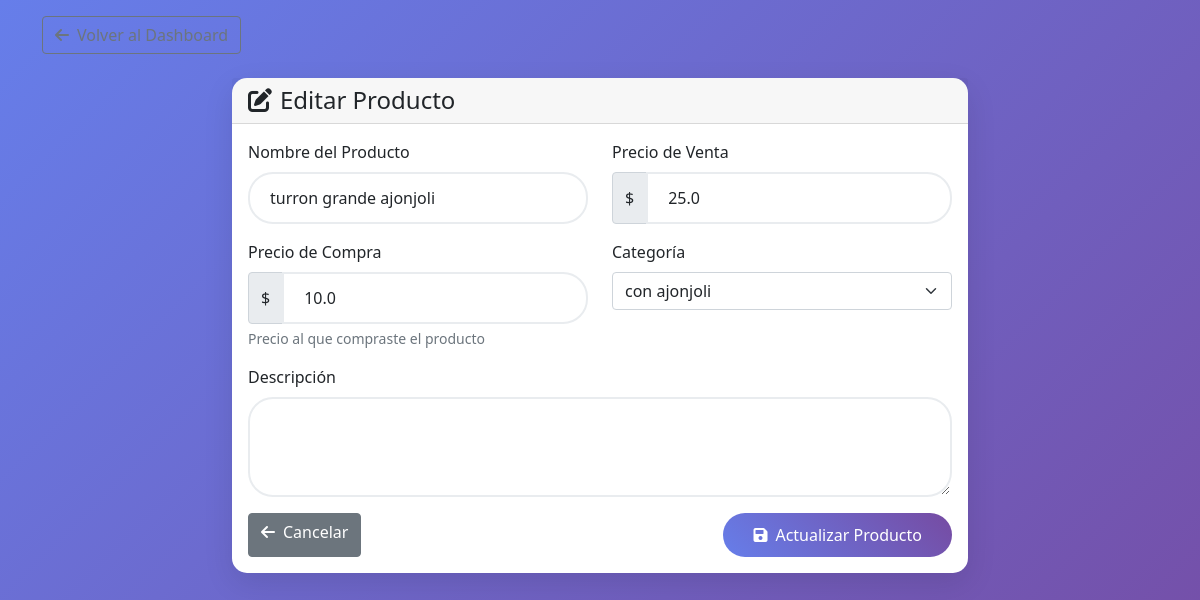
The app's page /productos/editar/1 (signed in) with its own data.
### app.py (models this page shows, shortened)
class Producto(db.Model):
    __tablename__ = 'producto'
    id = db.Column(db.Integer, primary_key=True)
    nombre = db.Column(db.String(100), nullable=False)
    descripcion = db.Column(db.Text)
    precio = db.Column(db.Float, nullable=False)  # Precio de venta
    precio_compra = db.Column(db.Float, nullable=False)  # Precio de compra
    categoria_id = db.Column(db.Integer, db.ForeignKey('categoria.id'), nullable=False)
    stock = db.relationship('Stock', backref='producto', uselist=False)
    ventas = db.relationship('Venta', secondary='venta_producto', back_populates='productos')

class Categoria(db.Model):
    __tablename__ = 'categoria'
    id = db.Column(db.Integer, primary_key=True)
    nombre = db.Column(db.String(100), nullable=False)
    descripcion = db.Column(db.Text)
    productos = db.relationship('Producto', backref='categoria', lazy=True)

### app.py (the view, shortened to what this page needs)
@app.route('/productos/editar/<int:producto_id>', methods=['GET', 'POST'])
@login_required
def editar_producto(producto_id):
    producto = Producto.query.get_or_404(producto_id)
    categorias = Categoria.query.all()
    return render_template('editar_producto.html', producto=producto, categorias=categorias)

### app.py (called while the page is built)
@login_manager.user_loader
def load_user(user_id):
    return Usuario.query.get(int(user_id))

### templates/editar_producto.html (shortened to what this page needs)
{% extends "base.html" %}
{% block content %}
<div class="row justify-content-center">
    <div class="col-md-8">
        <div class="card mt-4">
            <div class="card-header">
                <h4 class="mb-0"><i class="fas fa-edit me-2"></i>Editar Producto</h4>
            </div>
            <div class="card-body">
                <form method="POST">
                    <div class="row">
                        <div class="col-md-6 mb-3">
                            <label for="nombre" class="form-label">Nombre del Producto</label>
                            <input type="text" class="form-control" id="nombre" name="nombre"
                                   value="{{ producto.nombre }}" required>
                        </div>
                        <div class="col-md-6 mb-3">
                            <label for="precio" class="form-label">Precio de Venta</label>
                            <div class="input-group">
                                <span class="input-group-text">$</span>
                                <input type="number" class="form-control" id="precio" name="precio"
                                       step="0.01" min="0" value="{{ producto.precio }}" required>
                            </div>
                        </div>
                    </div>
                    <div class="row">
                        <div class="col-md-6 mb-3">
                            <label for="precio_compra" class="form-label">Precio de Compra</label>
                            <div class="input-group">
                                <span class="input-group-text">$</span>
                                <input type="number" class="form-control" id="precio_compra" name="precio_compra"
                                       step="0.01" min="0" value="{{ producto.precio_compra }}" required>
                            </div>
                            <div class="form-text">Precio al que compraste el producto</div>
                        </div>
                        <div class="col-md-6 mb-3">
                            <label for="categoria_id" class="form-label">Categoría</label>
                            <select class="form-select" id="categoria_id" name="categoria_id" required>
                                {% for categoria in categorias %}
                                <option value="{{ categoria.id }}"
                                        {% if categoria.id == producto.categoria_id %}selected{% endif %}>
                                    {{ categoria.nombre }}
                                </option>
                                {% endfor %}
                            </select>
                        </div>
                    </div>
                    <div class="mb-3">
                        <label for="descripcion" class="form-label">Descripción</label>
                        <textarea class="form-control" id="descripcion" name="descripcion" rows="3">{{ producto.descripcion }}</textarea>
                    </div>
                    <div class="d-flex justify-content-between">
                        <a href="{{ url_for('productos') }}" class="btn btn-secondary">
                            <i class="fas fa-arrow-left me-2"></i>Cancelar
                        </a>
                        <button type="submit" class="btn btn-primary">
                            <i class="fas fa-save me-2"></i>Actualizar Producto
                        </button>
                    </div>
                </form>
            </div>
        </div>
    </div>
</div>
{% endblock %}

### templates/base.html (style rules this page uses)
body { background: linear-gradient(135deg, #667eea 0%, #764ba2 100%); min-height: 100vh; }
.card { border: none; border-radius: 15px; box-shadow: 0 10px 30px rgba(0,0,0,0.1); }
.btn-primary { background: linear-gradient(45deg, #667eea, #764ba2); border: none; border-radius: 25px; padding: 10px 30px; }
.form-control { border-radius: 25px; border: 2px solid #e9ecef; padding: 12px 20px; }

### records on screen
Producto: nombre "turron grande ajonjoli", precio "25.0", precio_compra "10.0", categoria_id "con ajonjoli"
